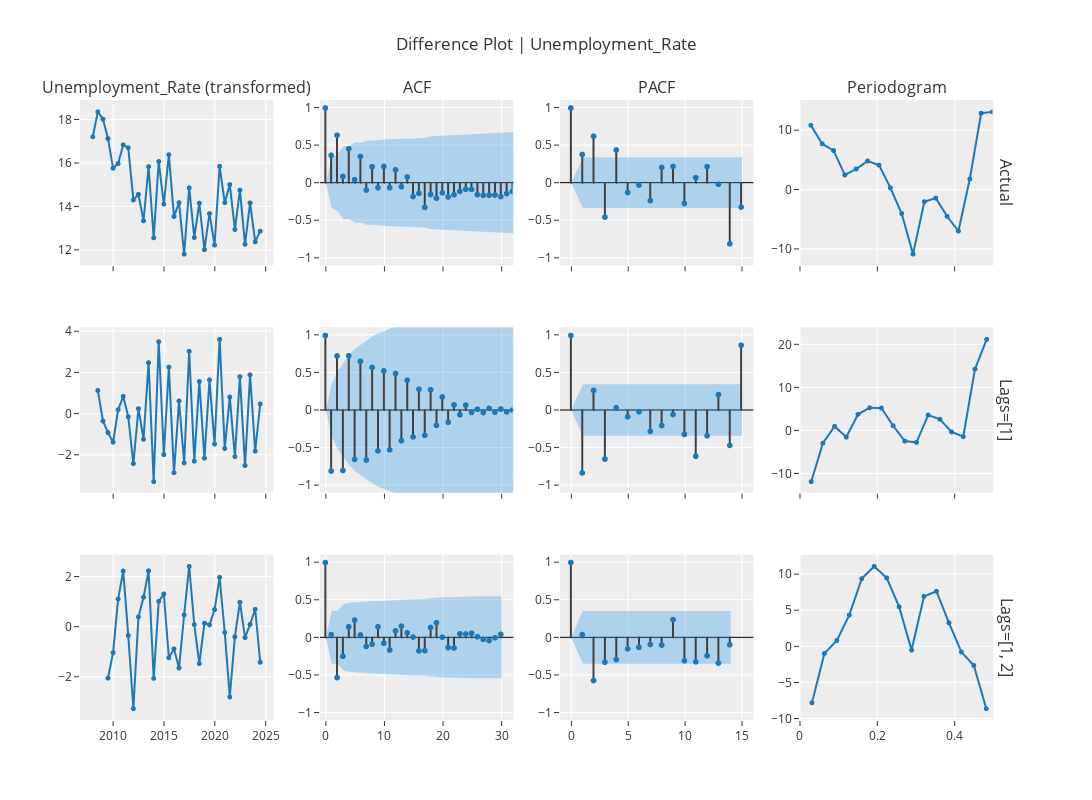

Source (notebook cell):
### Code cell
exp.plot_model(
    plot="diff",
    data_kwargs={"lags_list": [[1], [1, 2]], "acf": True, "pacf": True, "periodogram": True},
    fig_kwargs={"height": 800, "width": 1500}
)
